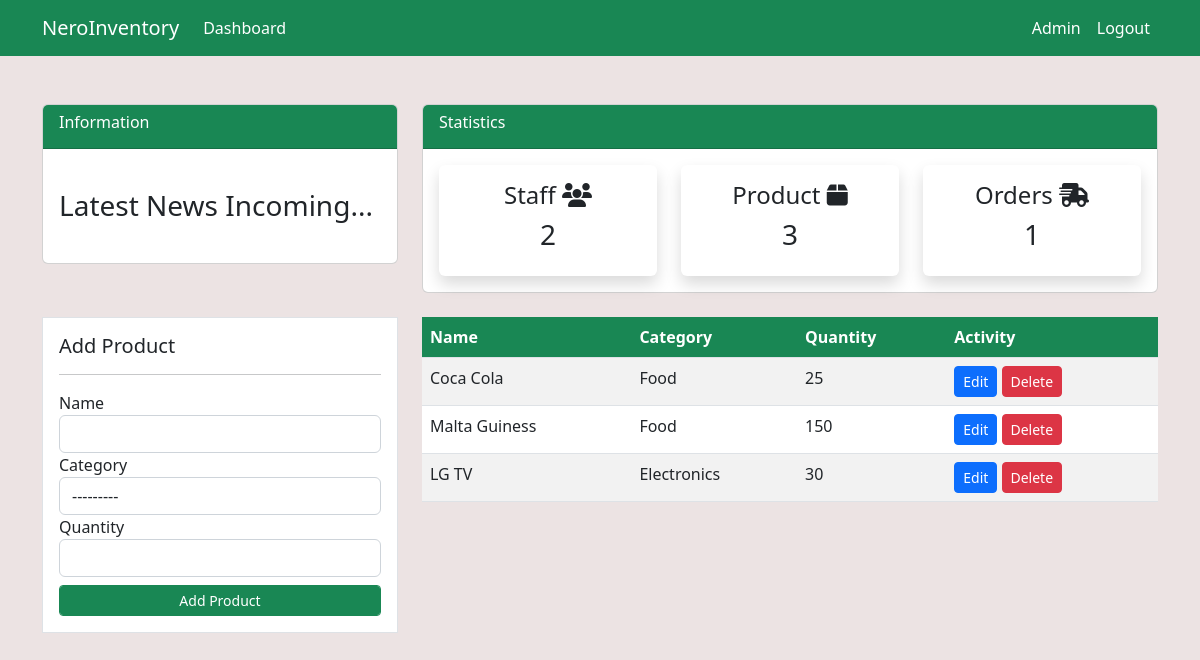
The page /products/ (signed in) on the database as committed earlier.
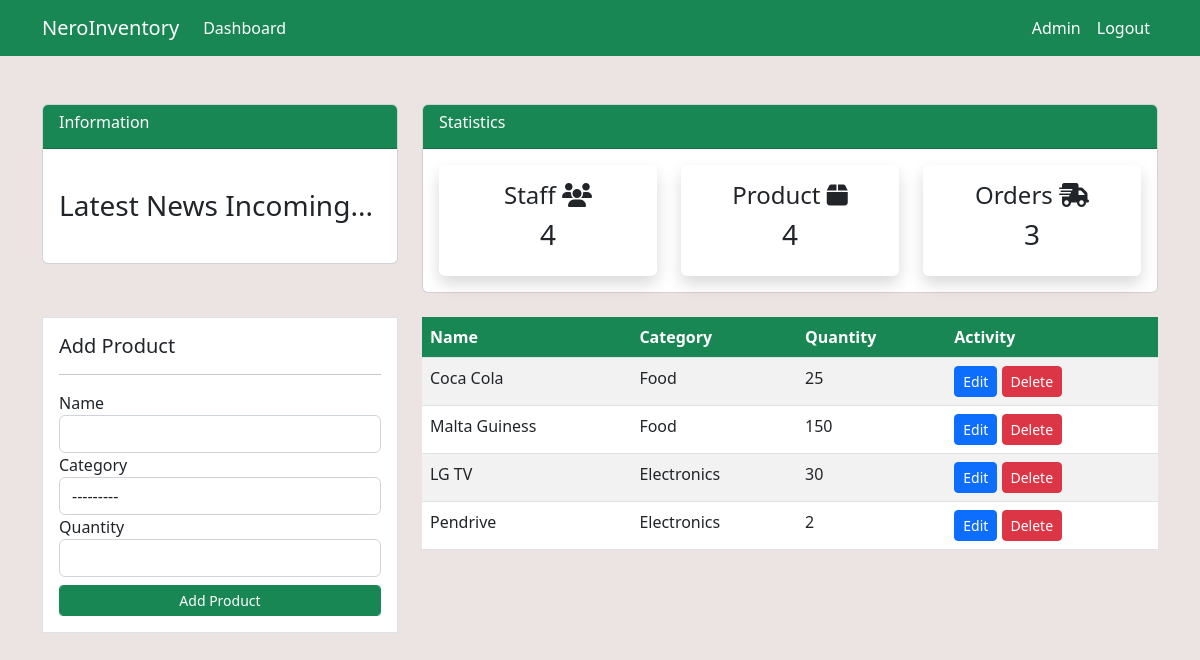
The same page on the database as committed later.
### dashboard/models.py (models this page shows, shortened)
class Product(models.Model):
    name=models.CharField(max_length=255,null=True,blank=True)
    category=models.CharField(max_length=255,choices=Category,null=True,blank=True)
    quantity=models.PositiveBigIntegerField(null=True,blank=True)
    class Meta:
        verbose_name_plural="Product"

### dashboard/views.py (the view)
# urls.py: path('products/', views.products,name='dashboard-products'),
@login_required
def products(request):
    items = Product.objects.all()
    items_count=Product.objects.all().count()
    orders_count = Order.objects.all().count()
    workers_count = User.objects.all().count()
    if request.method=='POST':
        form = ProductForm(request.POST)
        if form.is_valid():
            form.save()
            product_name = form.cleaned_data.get('name')
            messages.success(request,f'{product_name} has been added')
            return redirect('dashboard-products')
    else:
        form = ProductForm()
    context={
        'items':items,
        'items_count':items_count,
        'form':form,
        'workers_count':workers_count,
        'orders_count':orders_count
    }
    return render(request,'dashboard/products.html',context)

### dashboard/forms.py
class ProductForm(forms.ModelForm):
    class Meta:
        model=Product
        fields= ['name','category','quantity']

### templates/dashboard/products.html (shortened to what this page needs)
{% extends 'partials/_base.html' %}
{% load crispy_forms_tags %}
{% block content %}
{% include 'partials/_topbar.html' %}
<div class="container my-4">
  <div class="row">
    <div class="col-md-4">
      <div class="border p-3 bg-white">
        <h5 class="text-dark">Add Product</h5>
        <hr />
        <form method="POST">
          {{form | crispy}}
          <input
            type="submit"
            class="btn btn-success btn-sm mt-2 form-control form-control-sm"
            value="Add Product"
          />
        </form>
      </div>
    </div>
    <div class="col-md-8">
      <table class="table table-striped bg-white 5">
        <thead class="bg-success text-white">
          <tr>
            <th scope="col">Name</th>
            <th scope="col">Category</th>
            <th scope="col">Quantity</th>
            <th scope="col">Activity</th>
          </tr>
        </thead>
        <tbody>
          {% for item in items %}
          <tr>
            <td scope="row">{{item.name}}</td>
            <td>{{item.category}}</td>
            <td>{{item.quantity}}</td>
            <td>
              <a
                href="{% url 'dashboard-products-update' item.id %}"
                class="btn btn-primary btn-sm"
                >Edit</a
              >
              <a
                href="{% url 'dashboard-products-delete' item.id %}"
                class="btn btn-danger btn-sm"
                >Delete</a
              >
            </td>
          </tr>
          {% endfor %}
        </tbody>
      </table>
    </div>
  </div>
</div>
{% endblock content %}

Rows that differ between the two databases and show on the page:
added Product: name "Pendrive", category "Electronics", quantity "2"
Other text that changed with them:
{{ workers_count }}: "2" → "4"
{{ items_count }}: "3" → "4"
{{ orders_count }}: "1" → "3"
